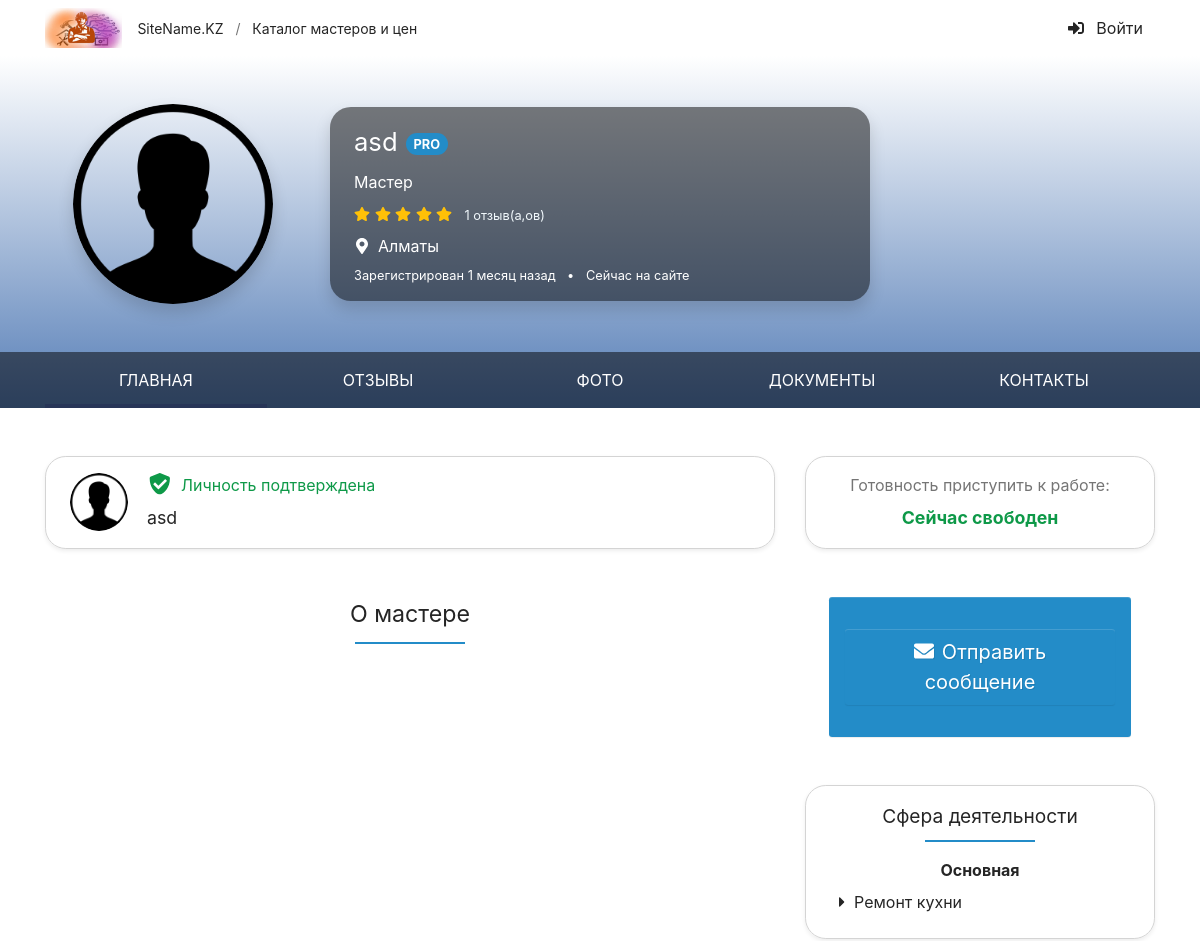
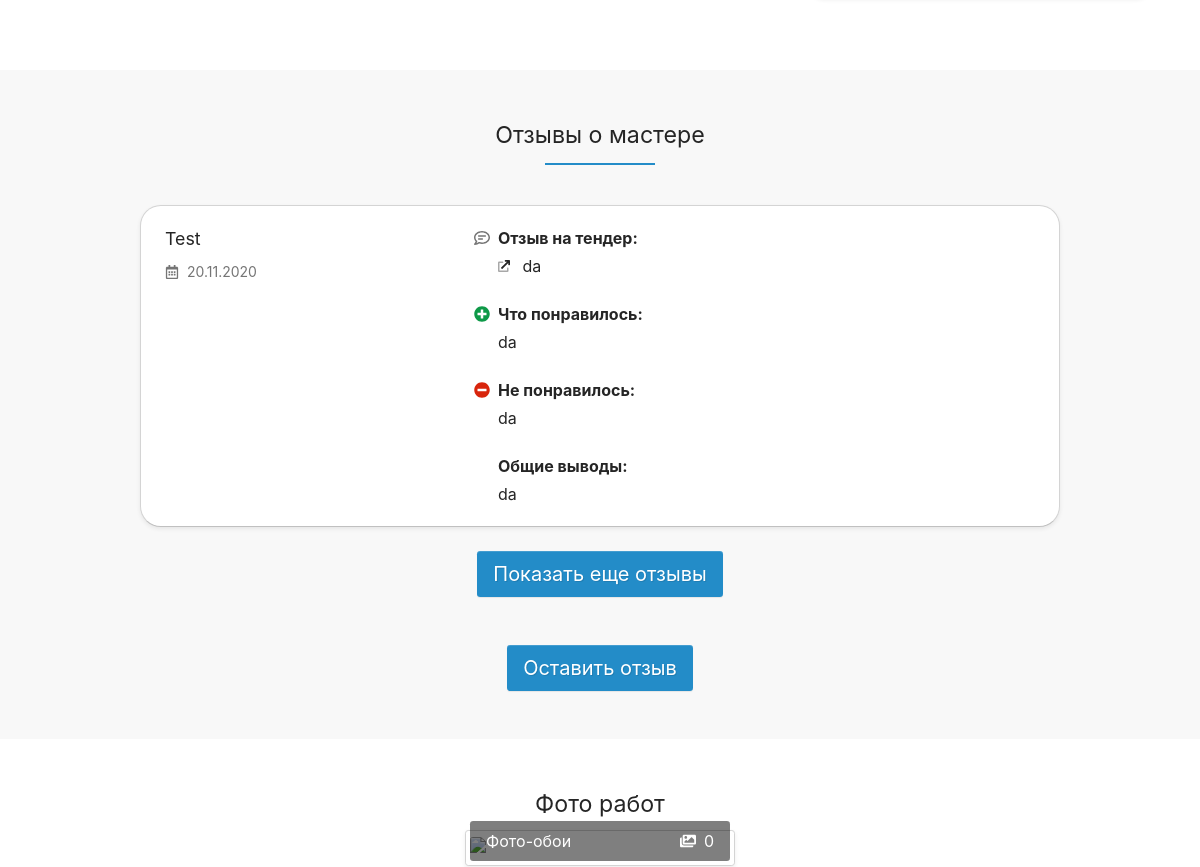
Before: /employeeProfile.php?uid=19 (upper part) with the older database file (2 pictures, top to bottom).
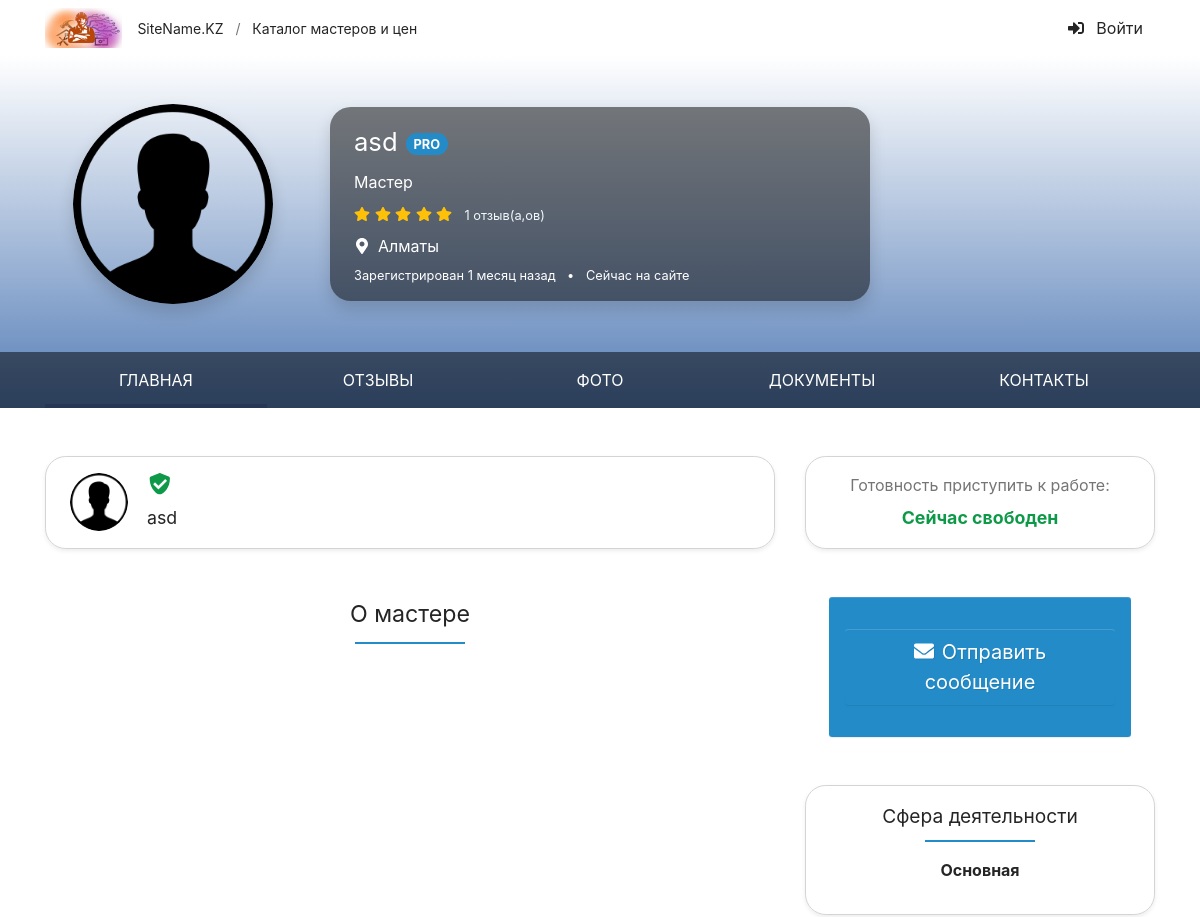
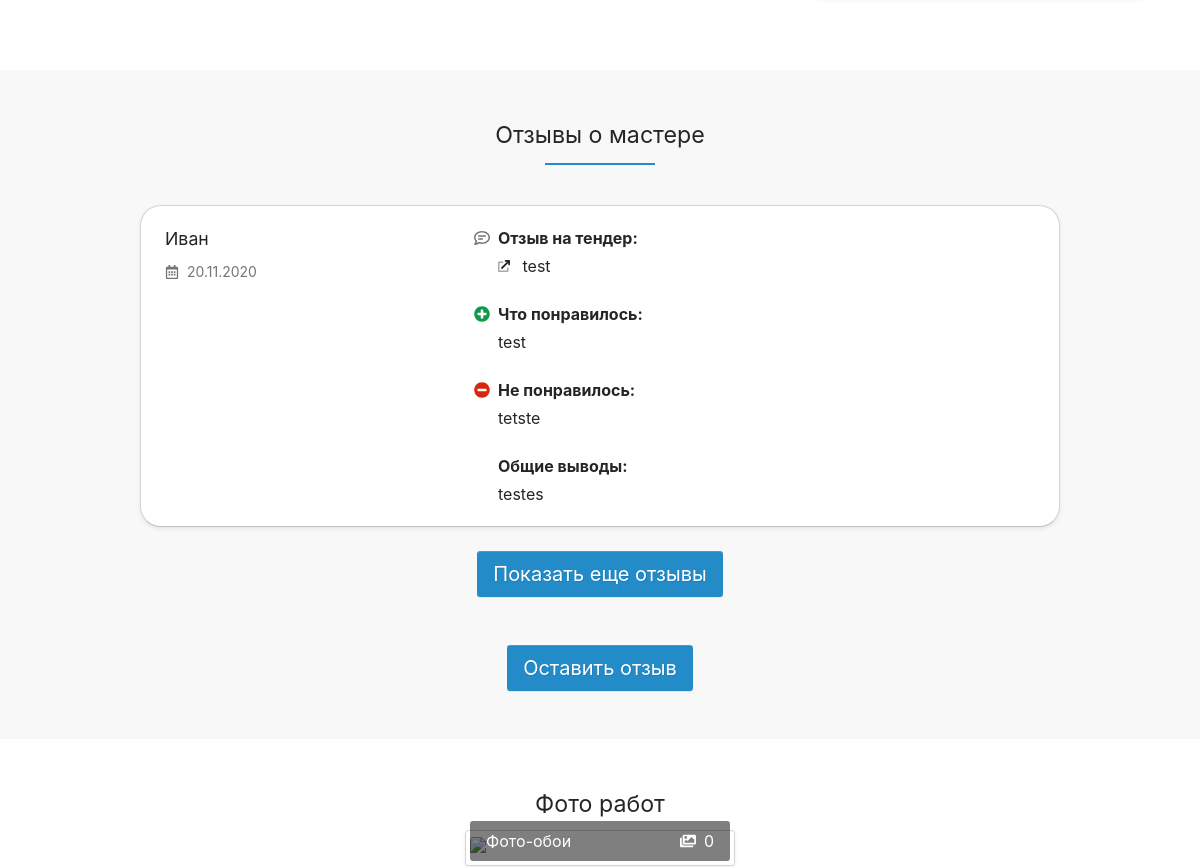
After: the same page with the newer database file (2 pictures, top to bottom).
### tables this page shows
CREATE TABLE `users` (
  `ID` int(11) NOT NULL,
  `NAME` varchar(255) NOT NULL,
  `LASTNAME` varchar(255) NOT NULL,
  `PHONE` varchar(255) NOT NULL,
  `TYPE` int(11) NOT NULL,
  `PASSWORD` varchar(255) NOT NULL,
  `STATUS` int(11) NOT NULL,
  `LOCATION` int(11) NOT NULL,
  `ABOUT` mediumtext NOT NULL,
  `AVATAR` varchar(100) NOT NULL,
  `POST_DATE` date DEFAULT NULL
);

CREATE TABLE `dic_country` (
  `ID` int(11) NOT NULL,
  `NAME` varchar(255) NOT NULL
);

CREATE TABLE `services` (
  `ID` int(11) NOT NULL,
  `NAME_SERV` varchar(255) NOT NULL,
  `SPECID` int(11) NOT NULL
);

CREATE TABLE `review` (
  `ID` int(11) NOT NULL,
  `REV_TENDER` mediumtext NOT NULL,
  `LIKE_REV` mediumtext NOT NULL,
  `NOTLIKE_REV` mediumtext NOT NULL,
  `ALL_CONCL` mediumtext NOT NULL,
  `ID_FROM` int(11) NOT NULL,
  `ID_TO` int(11) NOT NULL,
  `DATE_COMMENT` date NOT NULL
);

### employeeProfile.php (the view, shortened to what the changed rows need)
<!DOCTYPE html>
<html lang="ru">
<head>
<link href="Theme/css/photoswipe.css" rel="stylesheet">
<link href="Theme/css/default-skin.css" rel="stylesheet">
<link href="Theme/css/site.css" rel="stylesheet">
</head>
<body id="top" data-spy="scroll" data-target="#navbar" data-offset="100">
<section style="background: linear-gradient(#FFFFFF, #567EB7);">
    <div>
        <div class="container py-4 py-md-5">
            <div class="row align-items-center">
            <?php
               $uid = $_GET['uid'];
               require_once 'conn.php';
               $query2 ="SELECT u.*, d.name FROM `users` u, dic_country d where u.location = d.id and u.id = $uid";
               $result2 = mysqli_query($link, $query2) or die("Ошибка " . mysqli_error($link));
               $rows2 = mysqli_fetch_all($result2, MYSQLI_ASSOC);
               foreach($rows2 as $row) {
            ?>
                <div class="col-md-4 col-lg-3 text-center mb-4 mb-md-0">
                    <img class="rounded-circle shadow" src="<?php if($row['AVATAR']) { echo $row['AVATAR']; } else { echo 'avatar/user.png';} ?>" width="200" height="200" alt="Мастер Иван Иванов">
                </div>
               <?php } ?>
                <div class="col-md-8 col-lg-7 col-xl-6">
                    <div class="bg-black-50 rounded-xl px-4 py-3 text-white text-center text-md-left shadow">
                        <?php
                        $uid = $_GET['uid'];
                       require_once 'conn.php';
                       $query ="SELECT u.*, d.name FROM `users` u, dic_country d where u.location = d.id and u.id = $uid";
                       $result = mysqli_query($link, $query) or die("Ошибка " . mysqli_error($link));
                       $rows = mysqli_fetch_all($result, MYSQLI_ASSOC);
                       $get_id = $_GET['uid'];
                       $qr = "select max(rw.id) max_id from review rw where rw.ID_TO = $get_id";
                       $ress = mysqli_query($link, $qr) or die("Ошибка " . mysqli_error($link));
                       $row_s = mysqli_fetch_all($ress, MYSQLI_ASSOC);
                       $max_id =  $row_s[0]['max_id'];
                       if($max_id)
                       {
                       $qs = "SELECT count(*) c FROM `review` r, `users` u where r.id_from = u.id and r.ID_TO = $get_id and r.id != $max_id";
                       $rs2 = mysqli_query($link, $qs) or die("Ошибка " . mysqli_error($link));
                       $qs2 = mysqli_fetch_all($rs2, MYSQLI_ASSOC);
                       }else {
                           $qs2[0]['c'] = 0;
                       }
                       foreach($rows as $row) {
                       ?>
                        <h1><?php echo $row['NAME']; ?><span id="w1" class="ml-2 icon-pro">PRO</span></h1>
                        <div class="mt-2"><?php if($row['TYPE'] == '2') { ?>Мастер <?php } else { ?>Заказчик<?php } ?></div>
                        <div class="mt-2">
                            <span class="text-warning pr-2">
                                <svg class="i is-star"><use xlink:href="#s-star" /></use></svg>
                                <svg class="i is-star"><use xlink:href="#s-star" /></use></svg>
                                <svg class="i is-star"><use xlink:href="#s-star" /></use></svg>
                                <svg class="i is-star"><use xlink:href="#s-star" /></use></svg>
                                <svg class="i is-star"><use xlink:href="#s-star" /></use></svg>
                            </span>
                             <a href="#reviews" rel="nofollow" class="small text-light"><?php if($qs2[0]['c']) { echo $qs2[0]['c']; } else { echo '0';} ?> отзыв(a,ов)</a>
                        </div>
                        <div class="mt-2">
                            <svg class="mr-2 i is-map-marker-alt"><use xlink:href="#s-map-marker-alt" /></use></svg><?php echo $row['name']; ?>
                        </div>
                        <div class="small mt-2">
                            <span class="text-nowrap">Зарегистрирован 1 месяц назад</span>
                            <span class="d-none d-sm-inline px-2">•</span>
                            <span class="text-nowrap">Сейчас на сайте</span>
                        </div>
                       <?php } ?>
                    </div>
                </div>
            </div>
        </div>
  </div>
</section>
<section class="container pt-5">
    <div class="row mb-4">
        <div class="col-lg-8">
            <div class="border mb-5 py-3 px-4 rounded-xl shadow-sm position-relative">
                    <div class="row">
                    <?php  foreach($rows as $row) { ?>
                        <div class="col-auto pr-1">
                             <img class="rounded-circle" src="<?php if($row['AVATAR']) { echo $row['AVATAR']; } else { echo 'avatar/user.png';} ?>" width="58" height="58" alt="Мастер Иван Иванов">                                                    </div>
                        <div class="col position-static">
                        <?php } ?>
                        <?php  foreach($rows as $row) { ?>
                            <div class="mb-2 mt-n1">
                                <a class="text-success mb-2 stretched-link" href="#" data-modal="/modal/verified?user=3991">
                                    <svg class="mb-0 mr-1 pt-1 h1 i is-shield-check"><use xlink:href="#s-shield-check" /></use></svg>
                                    <?php if($row['STATUS'] == '1') { ?>Личность подтверждена <?php } ?>
                                </a>
                            </div>
                            <div class="h5 mb-0">
                            <?php echo $row['NAME']; ?>
                            </div>
                        <?php } ?>
                        </div>
                    </div>
            </div>
            <h2 class="mb-4 text-center h-underline h-underline-secondary">О мастере  </h2>
        </div>
        <div class="col-lg-4">
            <div class="mt-5 border mb-5 pt-3 pb-4 px-1 rounded-xl shadow-sm">
                <?php
                $query = "SELECT u.*, d.name, sc.* FROM `users` u, dic_country d, users_speciality us, services sc, speciality s where u.location = d.id and u.id = us.USER_ID and us.USER_SPECIALITY = sc.ID and sc.SPECID = s.id and u.id = $uid";
                $result = mysqli_query($link, $query) or die("Ошибка " . mysqli_error($link));
                $rows_serv = mysqli_fetch_all($result, MYSQLI_ASSOC);
                foreach($rows_serv as $row) {
                ?>
                    <ul id="w2" class="ml-4 flex-column nav">
                        <li class="nav-item"><svg class="text-body mr-1 i is-caret-right"><use xlink:href="#s-caret-right" /></use></svg><?php echo $row['NAME_SERV']; ?></a></li>
                    </ul>
                <?php } ?>
                </div>
            </div>
        </div>
</section>
<section id="reviews" class="pt-5 bg-ultra-light">
    <div class="container">
        <h2 class="mb-4 text-center h-underline h-underline-secondary">Отзывы о мастере </h2>
<?php
      require_once 'conn.php';
       $get_id = $_GET['uid'];
        $query_rev = "SELECT r.*, u.* FROM `review` r, `users` u where r.id_from = u.id and r.ID_TO = $get_id order by r.id DESC LIMIT 0,1 ";
        $result_rev = mysqli_query($link, $query_rev) or die("Ошибка " . mysqli_error($link));
        $num_rows = mysqli_num_rows($result_rev);
        $rows_rev = mysqli_fetch_all($result_rev, MYSQLI_ASSOC);
if($num_rows <= 0) { ?>
        <div class="row justify-content-center">
    <div class="col-xl-10">
                    <div id="w4" class="alert-info alert-i alert" role="alert">
<svg class="alert-icon i id-info-circle" style="--i-primary-color: white;" ajax=""><svg class="i-color" style="--i-primary-color: white;" id="d-info-circle" xmlns="http://www.w3.org/2000/svg" viewBox="0 0 512 512"><defs></defs><path fill="currentColor" d="M256 8C119 8 8 119.08 8 256s111 248 248 248 248-111 248-248S393 8 256 8zm0 110a42 42 0 1 1-42 42 42 42 0 0 1 42-42zm56 254a12 12 0 0 1-12 12h-88a12 12 0 0 1-12-12v-24a12 12 0 0 1 12-12h12v-64h-12a12 12 0 0 1-12-12v-24a12 12 0 0 1 12-12h64a12 12 0 0 1 12 12v100h12a12 12 0 0 1 12 12z" class="i-secondary"></path><path fill="currentColor" d="M256 202a42 42 0 1 0-42-42 42 42 0 0 0 42 42zm44 134h-12V236a12 12 0 0 0-12-12h-64a12 12 0 0 0-12 12v24a12 12 0 0 0 12 12h12v64h-12a12 12 0 0 0-12 12v24a12 12 0 0 0 12 12h88a12 12 0 0 0 12-12v-24a12 12 0 0 0-12-12z" class="i-primary"></path></svg></svg>На данный момент отзывов пока еще нет.
</div>            </div>
</div>
<?php }else {
    foreach($rows_rev as $row) {
    ?>
        <div class="row justify-content-center">
            <div class="col-xl-10">
            <div id="review9835" class="card mt-3 mb-4 shadow-sm rounded-xl">
                <div class="card-body px-3 px-md-4">
                    <div class="row">
                        <div class="col-sm-8 col-md-6 col-lg-4 middle mb-3 mb-lg-0">
                            <a class="h5 text-body" href="#"><?php echo  $row['NAME']; ?></a>
                                <div class="text-muted mt-2"><svg class="mr-1 i ir-calendar-alt">
                                    <use xlink:href="#r-calendar-alt" /></use></svg>
                                    <?php $date = date('d.m.Y');  echo $date;?>
                                </div>
                        </div>
                        <div class="col-lg-8 mb-n4 pl-sm-5">
                            <div class="mb-4">
                                    <svg class="text-muted position-absolute ml-n4 mt-1 d-none d-sm-block i ir-comment-lines"><use xlink:href="#r-comment-lines" /></use></svg>
                                        <div class="font-weight-bold mb-1">Отзыв на тендер:</div>
                                    <a class="text-body" href="#">
                                        <svg class="mr-1 pr-1 i id-external-link"><use xlink:href="#d-external-link" /></use></svg>
                                        <?php echo $row['REV_TENDER']; ?></a>
                            </div>
                            <div class="mb-4">
                                    <svg class="text-success position-absolute ml-n4 mt-1 d-none d-sm-block i is-plus-circle"><use xlink:href="#s-plus-circle" /></use></svg>
                                     <div class="font-weight-bold mb-1">Что понравилось:</div>
                                     <?php echo $row['LIKE_REV']; ?>
                            </div>
                            <div class="mb-4">
                                    <svg class="text-danger position-absolute ml-n4 mt-1 d-none d-sm-block i is-minus-circle"><use xlink:href="#s-minus-circle" /></use></svg>
                                    <div class="font-weight-bold mb-1">Не понравилось:</div>
                                    <?php echo $row['NOTLIKE_REV']; ?>
                            </div>
                            <div class="mb-4">
                                    <div class="font-weight-bold mb-1">Общие выводы:</div>
                                    <?php echo $row['ALL_CONCL']; ?>
                            </div>
                        </div>
                    </div>
                </div>
            </div>
    <?php } ?>
        </div>
<?php } ?>
        </div>
    </div>
</section>
<section id="photos" class="py-5">
    <div class="container-fluid">
        <div style="    display: flex;
    justify-content: center;
    align-items: center;">
        <div>  <h2 class="">Фото работ</h2>  </div>
       </div>
    </div>
</section>
</body>
</html>

Changed rows visible on the page:
no longer on one of the page's lists (row edited): users: services.NAME_SERV "Ремонт кухни"
no longer on this page (row unchanged): review: users.NAME "Test", REV_TENDER "da", LIKE_REV "da", NOTLIKE_REV "da", ALL_CONCL "da"
changed users "asd": no longer shows "Личность подтверждена"
added review: users.NAME "Иван", REV_TENDER "test", LIKE_REV "test", NOTLIKE_REV "tetste", ALL_CONCL "testes"
